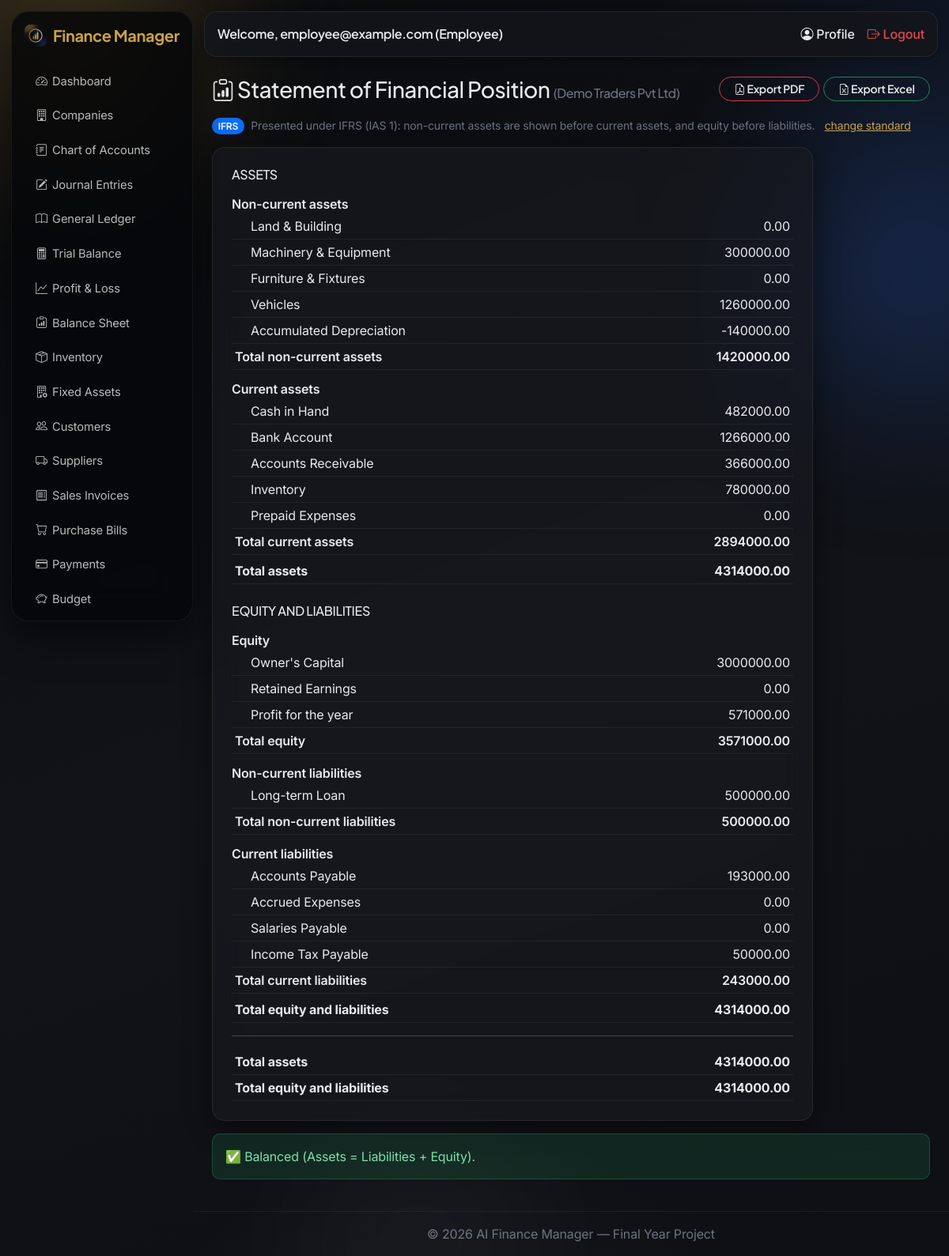
/accounting/balance-sheet/ (signed in), run on the app's committed database.
### accounts/models.py (models this page shows, shortened)
class User(AbstractUser):
    class Role(models.TextChoices):
        SUPER_ADMIN = 'SUPER_ADMIN', 'Super Admin'
        COMPANY_OWNER = 'COMPANY_OWNER', 'Company Owner'
        ACCOUNTANT = 'ACCOUNTANT', 'Accountant'
        EMPLOYEE = 'EMPLOYEE', 'Employee'
    role = models.CharField(max_length=20, choices=Role.choices, default=Role.COMPANY_OWNER)
    email = models.EmailField(unique=True)
    phone = models.CharField(max_length=20, blank=True)
    profile_picture = models.ImageField(upload_to='profile_pics/', blank=True, null=True)

### companies/models.py (models this page shows, shortened)
class Company(models.Model):
    owner = models.ForeignKey(settings.AUTH_USER_MODEL, on_delete=models.CASCADE, related_name='companies')
    name = models.CharField(max_length=200)
    country = models.CharField(max_length=100)
    currency = models.CharField(max_length=10, default='USD')
    fiscal_year_start = models.DateField()
    class Standard(models.TextChoices):
        IFRS = 'IFRS', 'IFRS'
        GAAP = 'GAAP', 'US GAAP'
    class InventoryMethod(models.TextChoices):
        FIFO = 'FIFO', 'FIFO (First-In, First-Out)'
        LIFO = 'LIFO', 'LIFO (Last-In, First-Out) - US GAAP only'
        WAC = 'WAC', 'Weighted Average Cost'
    accounting_standard = models.CharField(
        max_length=20, choices=Standard.choices, default=Standard.IFRS,
        help_text='Controls how inventory is valued and how the Balance Sheet / Income Statement are presented.',
    )
    inventory_method = models.CharField(
        max_length=10, choices=InventoryMethod.choices, default=InventoryMethod.FIFO,
        help_text='Cost-flow method. LIFO is prohibited under IFRS (IAS 2).',
    )
    logo = models.ImageField(upload_to='company_logos/', blank=True, null=True)
    address = models.CharField(max_length=255, blank=True)
    phone = models.CharField(max_length=20, blank=True)
    email = models.EmailField(blank=True)
    created_at = models.DateTimeField(auto_now_add=True)
    staff = models.ManyToManyField(
        settings.AUTH_USER_MODEL, blank=True, related_name='member_companies',
        help_text='Accountants/Employees granted access to this company.',
    )
    class Meta:
        verbose_name_plural = 'Companies'
        ordering = ['-created_at']
    @property
    def is_ifrs(self):
        return self.accounting_standard != self.Standard.GAAP
    @property
    def standard_label(self):
        return 'IFRS' if self.is_ifrs else 'US GAAP'

### accounting/models.py (models this page shows, shortened)
class Account(models.Model):
    class AccountType(models.TextChoices):
        ASSET = 'ASSET', 'Assets'
        LIABILITY = 'LIABILITY', 'Liabilities'
        EQUITY = 'EQUITY', 'Equity'
        REVENUE = 'REVENUE', 'Revenue'
        EXPENSE = 'EXPENSE', 'Expenses'
    company = models.ForeignKey(Company, on_delete=models.CASCADE, related_name='accounts')
    code = models.CharField(max_length=20)
    name = models.CharField(max_length=150)
    account_type = models.CharField(max_length=20, choices=AccountType.choices)
    created_at = models.DateTimeField(auto_now_add=True)
    class Meta:
        ordering = ['code']
        unique_together = ('company', 'code')
    @property
    def balance(self):
        debit_total = self.debit_entries.aggregate(total=Sum('amount'))['total'] or 0
        credit_total = self.credit_entries.aggregate(total=Sum('amount'))['total'] or 0
        return debit_total - credit_total

### accounting/views.py (the view)
# urls.py: path('balance-sheet/', views.balance_sheet, name='balance_sheet'),
@login_required
def balance_sheet(request):
    from .standards import build_balance_sheet
    company = get_active_company(request)
    return render(request, 'accounting/balance_sheet.html', {
        'bs': build_balance_sheet(company), 'company': company,
    })

### accounting/standards.py (called while the page is built, shortened)
def _code_num(account):
    return int(account.code) if account.code.isdigit() else None

def classify(account):
    n, code, t = account.name.lower(), _code_num(account), account.account_type
    if t == Account.AccountType.ASSET:
        if any(k in n for k in _CURRENT_ASSET_KW):
            return 'current'
        return 'noncurrent' if (any(k in n for k in _NONCURRENT_ASSET_KW) or (code is not None and code >= 1500)) else 'current'
    if t == Account.AccountType.LIABILITY:
        if any(k in n for k in _NONCURRENT_LIAB_KW):
            return 'noncurrent'
        if any(k in n for k in _CURRENT_LIAB_KW):
            return 'current'
        return 'noncurrent' if (code is not None and code >= 2500) else 'current'

def _accounts(company):
    return list(Account.objects.filter(company=company)) if company else []

def _rows(accounts, sign=1):
    return [{'name': a.name, 'amount': sign * a.balance} for a in accounts]

def _total(rows):
    return sum((r['amount'] for r in rows), ZERO)

def _section(title, rows):
    return {'title': title, 'rows': rows, 'total': _total(rows)}

def net_profit(company):
    accts = _accounts(company)
    return (sum((-a.balance for a in accts if a.account_type == Account.AccountType.REVENUE), ZERO)
            - sum((a.balance for a in accts if a.account_type == Account.AccountType.EXPENSE), ZERO))

### accounting/views.py (called while the page is built)
def get_active_company(request):
    accessible = user_accessible_companies(request.user)
    company_id = request.session.get('active_company_id')
    company = None
    if company_id:
        company = accessible.filter(pk=company_id).first()
    if not company:
        company = accessible.first()
        if company:
            request.session['active_company_id'] = company.pk
    return company

### accounts/permissions.py (called while the page is built)
def is_super_admin(user):
    return user.is_authenticated and user.role == user.Role.SUPER_ADMIN

def user_accessible_companies(user):
    from companies.models import Company
    if is_super_admin(user):
        return Company.objects.all()
    return Company.objects.filter(models_q_owner_or_staff(user)).distinct()

def models_q_owner_or_staff(user):
    from django.db.models import Q
    return Q(owner=user) | Q(staff=user)

### accounting/templates/accounting/balance_sheet.html (shortened to what this page needs)
{% extends 'base.html' %}
{% block content %}
<div class="d-flex justify-content-between align-items-center mb-3">
    <h3 class="mb-0"><i class="bi bi-clipboard-data"></i> {{ bs.title }} {% if company %}<small class="text-muted fs-6">({{ company.name }})</small>{% endif %}</h3>
    <div>
        <a href="{% url 'reports:balance_sheet_pdf' %}" class="btn btn-outline-danger btn-sm"><i class="bi bi-file-earmark-pdf"></i> Export PDF</a>
        <a href="{% url 'reports:balance_sheet_excel' %}" class="btn btn-outline-success btn-sm"><i class="bi bi-file-earmark-excel"></i> Export Excel</a>
    </div>
</div>
{% if company %}
<div class="mb-3">
    <span class="badge bg-primary">{{ company.standard_label }}</span>
    <span class="text-muted small ms-1">{{ bs.standard_note }}</span>
    <a href="{% url 'companies:update' company.pk %}" class="small ms-2">change standard</a>
</div>
{% endif %}
<div class="card p-4" style="max-width:760px;">
    {% for g in bs.groups %}
        <h6 class="text-uppercase {% if not forloop.first %}mt-4{% endif %}">{{ g.heading }}</h6>
        {% for sec in g.sections %}
            <div class="fw-semibold mt-2">{{ sec.title }}</div>
            <table class="table table-sm mb-1">
                {% for r in sec.rows %}
                    <tr><td class="ps-4">{{ r.name }}</td><td class="text-end">{{ r.amount|floatformat:2 }}</td></tr>
                {% empty %}
                    <tr><td class="ps-4 text-muted">None</td><td class="text-end">0.00</td></tr>
                {% endfor %}
                <tr class="fw-semibold"><td>Total {{ sec.title|lower }}</td><td class="text-end">{{ sec.total|floatformat:2 }}</td></tr>
            </table>
        {% endfor %}
        <table class="table table-sm mb-0"><tr class="fw-bold table-light"><td>{{ g.total_label }}</td><td class="text-end">{{ g.total|floatformat:2 }}</td></tr></table>
    {% endfor %}
    <hr>
    <table class="table table-sm mb-0">
        <tr class="fw-bold"><td>Total assets</td><td class="text-end">{{ bs.total_assets|floatformat:2 }}</td></tr>
        <tr class="fw-bold"><td>{{ bs.grand_total_label }}</td><td class="text-end">{{ bs.total_equity_liabilities|floatformat:2 }}</td></tr>
    </table>
</div>
<div class="mt-3">
    {% if bs.balanced %}
        <div class="alert alert-success">✅ Balanced (Assets = Liabilities + Equity).</div>
    {% else %}
        <div class="alert alert-danger">⚠️ Does not balance. Review your journal entries.</div>
    {% endif %}
</div>
{% endblock %}

### templates/base.html (shortened to what this page needs)
<!DOCTYPE html>
<html lang="en">
<head>
    {% load static %}
    <link href="https://cdn.jsdelivr.net/npm/bootstrap@5.3.3/dist/css/bootstrap.min.css" rel="stylesheet">
    <link rel="stylesheet" href="https://cdn.jsdelivr.net/npm/bootstrap-icons@1.11.3/font/bootstrap-icons.css">
    <link rel="stylesheet" href="https://cdn.datatables.net/1.13.8/css/dataTables.bootstrap5.min.css">
    <link rel="stylesheet" href="{% load static %}{% static 'css/style.css' %}">
</head>
<body>
<div class="aurora-blob b1"></div>
<div class="aurora-blob b2"></div>
<div class="aurora-blob b3"></div>
{% if user.is_authenticated %}
<div class="d-flex">
    <nav class="sidebar bg-dark text-white p-3" id="sidebarNav" style="width:230px;">
        <h5 class="mb-4 d-flex align-items-center gap-2">
            <img src="{% static 'img/logo.png' %}" alt="AI Finance Manager" style="width:28px;height:28px;border-radius:7px;">
            Finance Manager
        </h5>
        <ul class="nav nav-pills flex-column gap-1">
            <li class="nav-item"><a class="nav-link text-white" href="{% url 'dashboard:home' %}"><i class="bi bi-speedometer2"></i> Dashboard</a></li>
            <li class="nav-item"><a class="nav-link text-white" href="{% url 'companies:list' %}"><i class="bi bi-building"></i> Companies</a></li>
            <li class="nav-item"><a class="nav-link text-white" href="{% url 'accounting:account_list' %}"><i class="bi bi-journal-text"></i> Chart of Accounts</a></li>
            <li class="nav-item"><a class="nav-link text-white" href="{% url 'accounting:journal_list' %}"><i class="bi bi-pencil-square"></i> Journal Entries</a></li>
            <li class="nav-item"><a class="nav-link text-white" href="{% url 'accounting:ledger' %}"><i class="bi bi-book"></i> General Ledger</a></li>
            <li class="nav-item"><a class="nav-link text-white" href="{% url 'accounting:trial_balance' %}"><i class="bi bi-calculator"></i> Trial Balance</a></li>
            <li class="nav-item"><a class="nav-link text-white" href="{% url 'accounting:profit_and_loss' %}"><i class="bi bi-graph-up"></i> Profit &amp; Loss</a></li>
            <li class="nav-item"><a class="nav-link text-white" href="{% url 'accounting:balance_sheet' %}"><i class="bi bi-clipboard-data"></i> Balance Sheet</a></li>
            <li class="nav-item"><a class="nav-link text-white" href="{% url 'inventory:item_list' %}"><i class="bi bi-box-seam"></i> Inventory</a></li>
            <li class="nav-item"><a class="nav-link text-white" href="{% url 'assets:asset_list' %}"><i class="bi bi-building-gear"></i> Fixed Assets</a></li>
            <li class="nav-item"><a class="nav-link text-white" href="{% url 'transactions:customer_list' %}"><i class="bi bi-people"></i> Customers</a></li>
            <li class="nav-item"><a class="nav-link text-white" href="{% url 'transactions:supplier_list' %}"><i class="bi bi-truck"></i> Suppliers</a></li>
            <li class="nav-item"><a class="nav-link text-white" href="{% url 'transactions:invoice_list' %}"><i class="bi bi-receipt"></i> Sales Invoices</a></li>
            <li class="nav-item"><a class="nav-link text-white" href="{% url 'transactions:bill_list' %}"><i class="bi bi-cart"></i> Purchase Bills</a></li>
            <li class="nav-item"><a class="nav-link text-white" href="{% url 'transactions:payment_list' %}"><i class="bi bi-credit-card"></i> Payments</a></li>
            <li class="nav-item"><a class="nav-link text-white" href="{% url 'transactions:budget_list' %}"><i class="bi bi-piggy-bank"></i> Budget</a></li>
            <li class="nav-item"><a class="nav-link text-white" href="{% url 'reports:ai_dashboard' %}"> AI Reports</a></li>
        </ul>
    </nav>
    <div class="flex-grow-1">
        <nav class="navbar navbar-expand navbar-light bg-white border-bottom px-3">
            <span class="navbar-text">Welcome, {{ user.username }} ({{ user.get_role_display }})</span>
            <div class="ms-auto d-flex gap-3">
                <a href="{% url 'accounts:profile' %}" class="text-decoration-none"><i class="bi bi-person-circle"></i> Profile</a>
                <a href="{% url 'accounts:logout' %}" class="text-decoration-none text-danger"><i class="bi bi-box-arrow-right"></i> Logout</a>
            </div>
        </nav>
        <div class="p-4">
            {% block content %}{% endblock %}
        </div>
        <footer class="text-center text-muted py-3 border-top">
            &copy; {% now "Y" %} AI Finance Manager — Final Year Project
        </footer>
    </div>
</div>
{% else %}
    {% block auth_content %}{% endblock %}
{% endif %}
</body>
</html>

### data on the page
User: username "employee@example.com", role "Employee"
Company: name "Demo Traders Pvt Ltd", standard_label "IFRS"
Account: name "Land & Building"
Account: name "Machinery & Equipment"
Account: name "Furniture & Fixtures"
Account: name "Vehicles"
Account: name "Accumulated Depreciation"
Account: name "Cash in Hand"
Account: name "Bank Account"
Account: name "Accounts Receivable"
Account: name "Inventory"
Account: name "Prepaid Expenses"
Account: name "Owner's Capital"
Account: name "Retained Earnings"
Account: name "Long-term Loan"
Account: name "Accounts Payable"
Account: name "Accrued Expenses"
Account: name "Salaries Payable"
Account: name "Income Tax Payable"

### other printed values
{{ bs.title }} "Statement of Financial Position"
{{ bs.standard_note }} "Presented under IFRS (IAS 1): non-current assets are shown before current assets, and equity before liabilities."
{{ g.heading }} "ASSETS" "EQUITY AND LIABILITIES"
{{ sec.title }} "Non-current assets" "Current assets" "Equity" "Non-current liabilities" "Current liabilities"
{{ r.amount|floatformat:2 }} "0.00" "300000.00" "0.00" "1260000.00" "-140000.00" "482000.00" "1266000.00" "366000.00" "780000.00" "0.00" "3000000.00" "0.00" "571000.00" "500000.00" "193000.00" "0.00" "0.00" "50000.00"
{{ sec.title|lower }} "non-current assets" "current assets" "equity" "non-current liabilities" "current liabilities"
{{ sec.total|floatformat:2 }} "1420000.00" "2894000.00" "3571000.00" "500000.00" "243000.00"
{{ g.total_label }} "Total assets" "Total equity and liabilities"
{{ g.total|floatformat:2 }} "4314000.00" "4314000.00"
{{ r.name }} "Profit for the year"
{{ bs.total_assets|floatformat:2 }} "4314000.00"
{{ bs.grand_total_label }} "Total equity and liabilities"
{{ bs.total_equity_liabilities|floatformat:2 }} "4314000.00"
